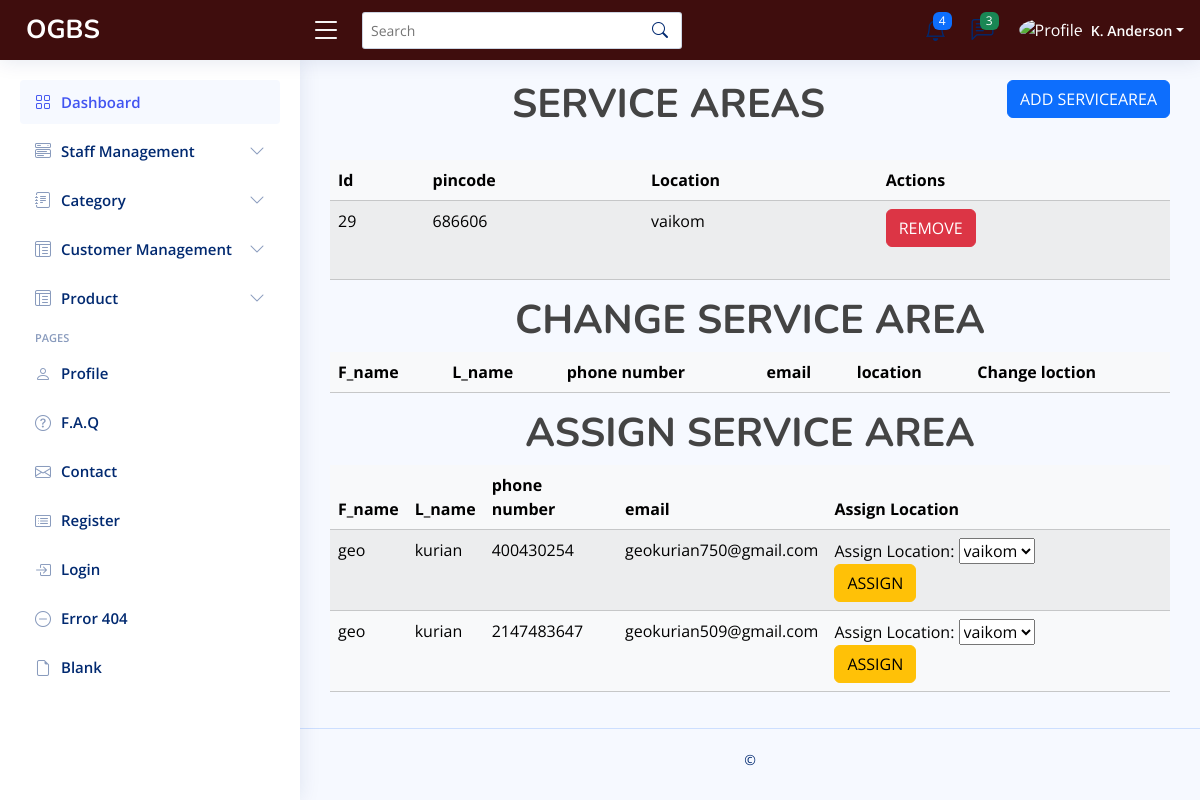
The page /staffservicearea1.php on the database as committed earlier.
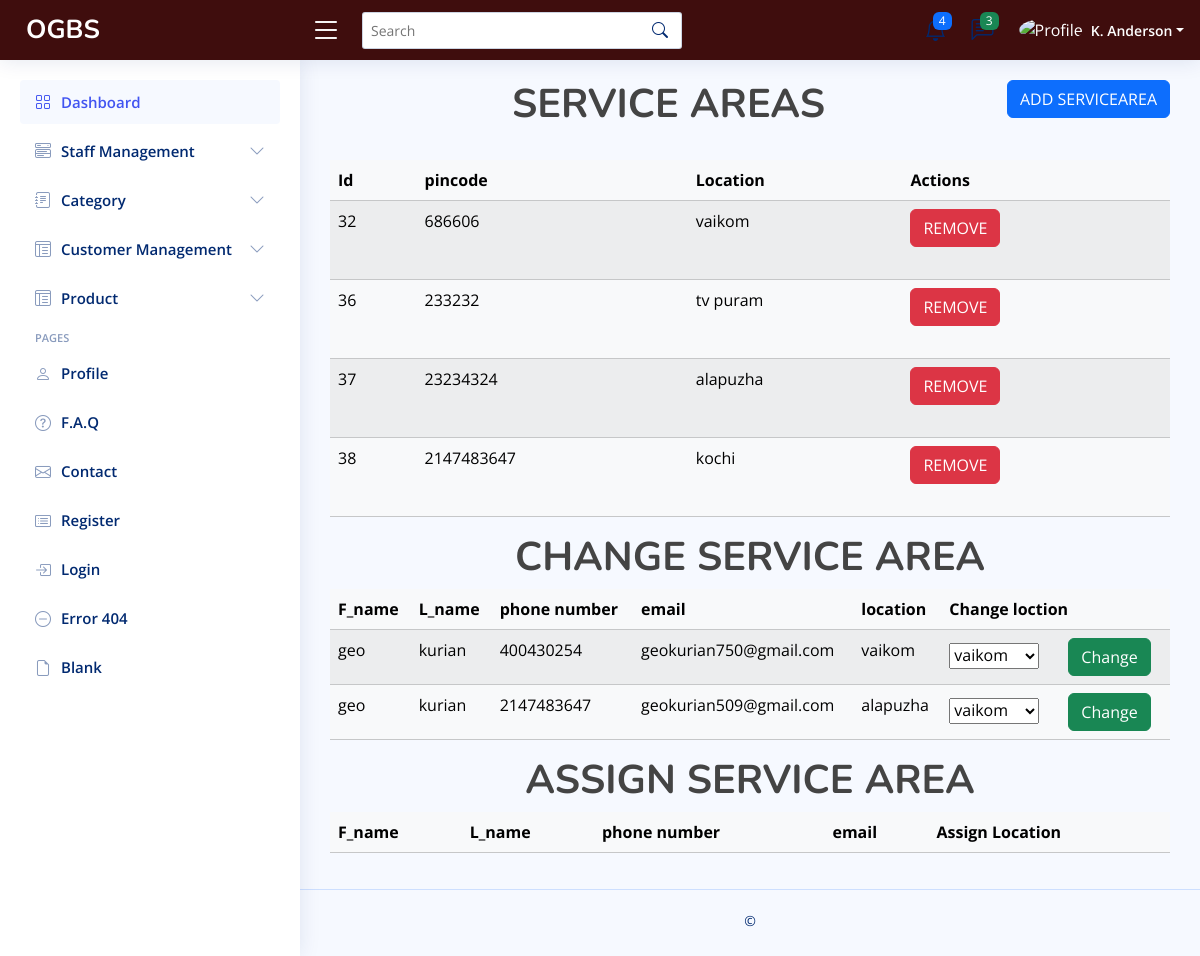
The same page on the database as committed later.
### tables this page shows
CREATE TABLE `servicearea` (
  `serviceid` int(100) NOT NULL,
  `pincode` int(25) NOT NULL,
  `location` varchar(25) NOT NULL
);

CREATE TABLE `staff` (
  `s_id` int(50) NOT NULL,
  `f_name` varchar(50) NOT NULL,
  `l_name` varchar(50) NOT NULL,
  `phn_number` int(12) NOT NULL,
  `email` varchar(50) NOT NULL,
  `pwd` varchar(50) NOT NULL,
  `typeofuser` varchar(50) NOT NULL,
  `status` tinyint(4) NOT NULL
);

CREATE TABLE `staffservicearea` (
  `staffservice_id` int(11) NOT NULL,
  `s_id` int(11) NOT NULL,
  `serviceid` int(11) NOT NULL
);

### staffservicearea1.php (the view, shortened to what the changed rows need)
<?php
include('connection.php');
?>
<!DOCTYPE html>
<html lang="en">
<head>
  <link href="vendor/bootstrap/css/bootstrap.min.css" rel="stylesheet">
  <link href="vendor/bootstrap-icons/bootstrap-icons.css" rel="stylesheet">
  <link href="vendor/boxicons/css/boxicons.min.css" rel="stylesheet">
  <link href="vendor/quill/quill.snow.css" rel="stylesheet">
  <link href="vendor/quill/quill.bubble.css" rel="stylesheet">
  <link href="vendor/remixicon/remixicon.css" rel="stylesheet">
  <link href="vendor/simple-datatables/style.css" rel="stylesheet">
  <link href="CSS/admin2.css" rel="stylesheet">
</head>
<body>
  <main id="main" class="main">
<h1 class="text-center">
<b>   SERVICE AREAS</b>
      </h1>
<table class="table table-light table-striped" style="opacity: 1;">
          <thead>
              <tr>
                  <th>Id</th>
                  <th>pincode</th>
                  <th>Location</th>
                  <th>Actions</th>
              </tr>
          </thead>
          <tbody>
              <?php
              $sql = "SELECT * FROM servicearea";
              $result = mysqli_query($conn,$sql);
              while ($row = mysqli_fetch_array($result)) {
              ?>
                                  <tr><td><?php echo $row['serviceid']?></td>
                                  <td><?php echo $row['pincode']?></td>
                                  <td><?php echo $row['location']?></td>
                                  <td>
                                  <form id="deleteForm" action="deleteservicearea.php" method="post">
                                  <input type="submit" name="s_id" value="REMOVE" class="btn btn-danger" onclick="confirmDelete(event)">
</form>
                                  </td>
              </tr>
              <?php } ?>
          </tbody>
        </table>
  <h1 class="text-center">
  <b>CHANGE SERVICE AREA</b>
        </h1>
              <table class="table table-light table-striped" style="opacity:1;">
            <thead>
                <tr>
                    <th>F_name</th>
                    <th>L_name</th>
                    <th>phone number</th>
                    <th>email</th>
                    <th>location</th>
                  <th>Change loction</th>
                </tr>
            </thead>
            <tbody>
                <?php
                $sql = "SELECT s.*,sa.*,ssa.* FROM staff s join staffservicearea ssa on s.s_id=ssa.s_id
                join servicearea sa on  ssa.serviceid = sa.serviceid  WHERE s.status = 1";
$result = mysqli_query($conn, $sql);
                while ($row = mysqli_fetch_array($result)) {
                ?>
                <tr>
                    <td><?php echo $row['f_name']?></td>
                    <td><?php echo $row['l_name']?></td>
                    <td><?php echo $row['phn_number']?></td>
                                    <td><?php echo $row['email']?></td>
                                    <td><?php echo $row['location']?>
                    <td>
                        <form method="POST" action="staffservicearea1.php">
                            <select name="location">
                                <?php
                                $sql = "SELECT * FROM servicearea";
                                $serviceResult = mysqli_query($conn, $sql);
                                while ($serviceRow = mysqli_fetch_array($serviceResult)) {
                                    echo "<option value='" . $serviceRow['serviceid'] . "'>" . $serviceRow['location'] . "</option>";
                                }
                                ?>
                            </select>
&nbsp;&nbsp;&nbsp;&nbsp;&nbsp;&nbsp;<input type="submit" value="Change" class="btn btn-success">
                        </form>
                    </td>
                </tr>
                <?php
                }
                ?>
            </tbody>
        </table>
        <h1 class="text-center">
        <b>  ASSIGN SERVICE AREA</b>
        </h1>
        <table class="table table-light table-striped" style="opacity: 1;">
            <thead>
                <tr>
                    <th>F_name</th>
                    <th>L_name</th>
                    <th>phone number</th>
                    <th>email</th>
                    <th>Assign Location</th>
                </tr>
            </thead>
            <tbody>
                <?php
                  $sql = "SELECT  * from staff  where s_id NOT IN(select s_id from staffservicearea) and status=1";
                  $result = mysqli_query($conn, $sql);
                while ($row = mysqli_fetch_array($result)) {
                ?>
                <tr>
                    <td><?php echo $row['f_name']?></td>
                    <td><?php echo $row['l_name']?></td>
                    <td><?php echo $row['phn_number']?></td>
                                    <td><?php echo $row['email']?></td>
                    <td>
                        <form method="POST" action="staffservicearea1.php">
                            Assign Location:
                            <select name="location">
                                <?php
                                $sql = "SELECT * FROM servicearea";
                                $serviceResult = mysqli_query($conn, $sql);
                                while ($serviceRow = mysqli_fetch_array($serviceResult)) {
                                    echo "<option value='" . $serviceRow['serviceid'] . "'>" . $serviceRow['location'] . "</option>";
                                }
                                ?>
                            </select>
                            &nbsp;   &nbsp;  &nbsp;  &nbsp;  &nbsp;  &nbsp;   <input type="submit" value="ASSIGN" class="btn btn-warning">
                        </form>
                    </td>
                </tr>
                <?php
                }
                ?>
            </tbody>
        </table>
  </main>
</body>
</html>

Rows that differ between the two databases and show on the page:
removed servicearea: serviceid "29", pincode "686606", location "vaikom"
no longer on this page (row unchanged): staff: f_name "geo", l_name "kurian", phn_number "400430254", email "geokurian750@gmail.com"
no longer on this page (row unchanged): staff: f_name "geo", l_name "kurian", phn_number "2147483647", email "geokurian509@gmail.com"
added servicearea: serviceid "32", pincode "686606", location "vaikom"
added servicearea: serviceid "36", pincode "233232", location "tv puram"
added servicearea: serviceid "37", pincode "23234324", location "alapuzha"
added servicearea: serviceid "38", pincode "2147483647", location "kochi"
added staffservicearea: s.f_name "geo", s.l_name "kurian", s.phn_number "400430254", s.email "geokurian750@gmail.com", serviceid.location "vaikom"
added staffservicearea: s.f_name "geo", s.l_name "kurian", s.phn_number "2147483647", s.email "geokurian509@gmail.com", serviceid.location "alapuzha"
